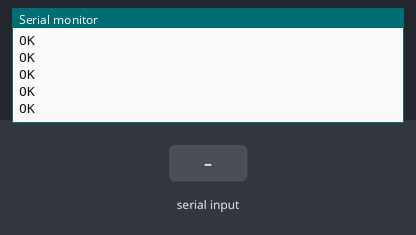
The sketch below on a simulated Teensy 4. Shown: the last lines printed to the serial monitor. The test bench sets the inputs (shaded band). The modem accepts every AT command (registered, SIM ready, sends succeed) and sends nothing else.

Above: at 1.2 s.
1.3 s: "1" received over the second serial link
At 1.34 s:
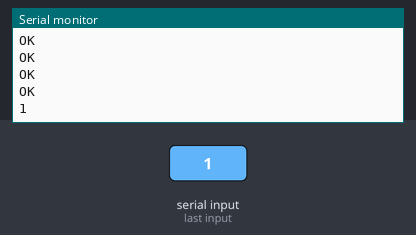
2.8 s: "0" received over the second serial link
At 2.86 s:
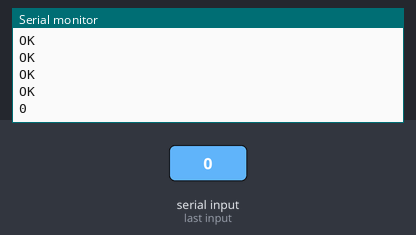
4.3 s: "2" received over the second serial link
At 4.33 s:
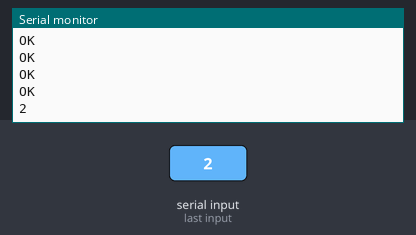

Measured:
- after the input at 1.3 s, the serial monitor: prints a new line at once (image 1)
- after the input at 2.8 s, the serial monitor: prints a new line after 0.05 s (image 2)
- after the input at 4.3 s, the serial monitor: prints a new line at once (image 3)

The sketch:

AtMega2560.ino
```cpp
void setup(){
  // uart
  Serial3.begin(9600);


  // test
  // pinMode(19,INPUT);
  // pinMode(18,OUTPUT);
  Serial.begin(9600);
}

void loop(){
  // uart
  while(Serial3.available()){
    char c = Serial3.read();
    //Serial.println(Serial1.read());
    Serial.print(c);
  }
  /*
  if(Serial.available()){
    Serial1.print(Serial.read());
  }
  */
  Serial3.println("AtMega2560");

  // test
  // static bool val=false;
  // static int ms=0;
  // if(millis()-ms>250){
  //   val=!val;
  //   ms=millis();
  // }
  // Serial.println(digitalRead(19));
  // digitalWrite(18,val);

  delay(50);
}
```
